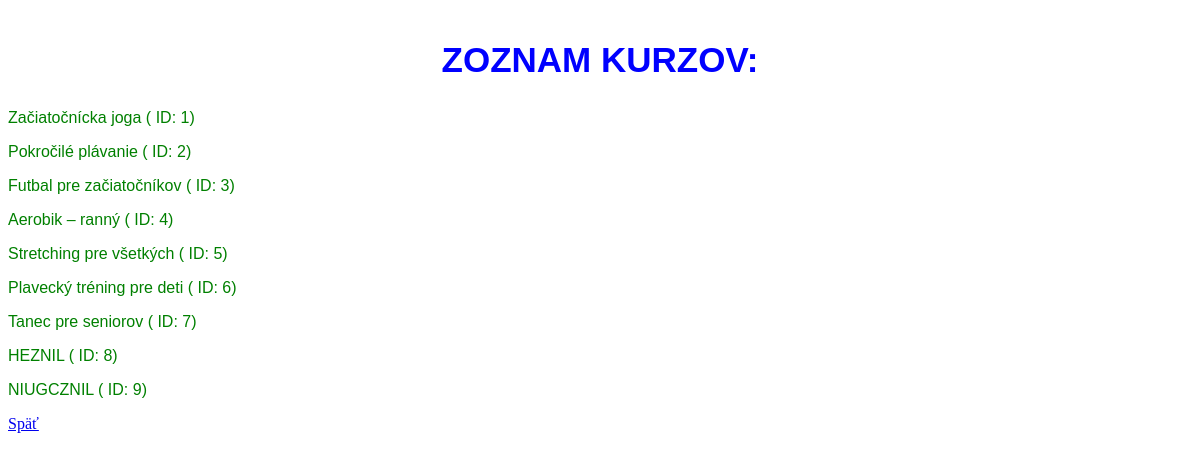
/kurzy, run on an earlier commit of the app's database.
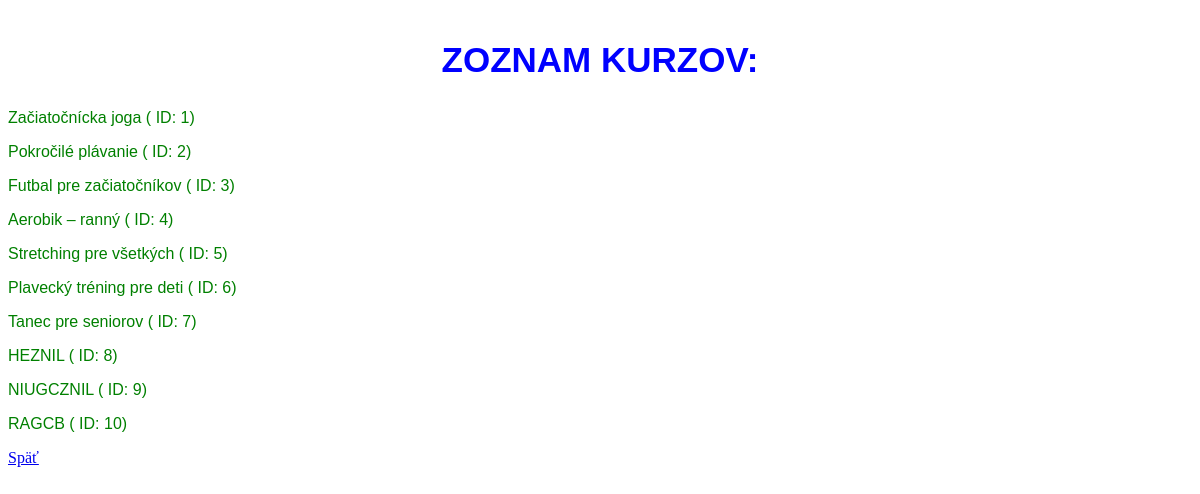
And on a later commit of the database.
### app.py (models this page shows, shortened)
class Kurz(db.Model):
    __tablename__ = "Kurzy"
    ID_kurzu              = db.Column(db.Integer, primary_key=True)
    Nazov_kurzu           = db.Column(db.String, nullable=False)
    Typ_sportu            = db.Column(db.String)
    Max_pocet_ucastnikov  = db.Column(db.Integer)
    ID_trenera            = db.Column(db.Integer)

### app.py (the view)
@app.route('/kurzy')  # API endpoint
def zobraz_kurzy():
    kurzy = Kurz.query.all()
    return render_template("kurzy.html",kurzy=kurzy)

### templates/kurzy.html (shortened to what this page needs)
<!DOCTYPE html>
<html>
<head>
    <link rel="stylesheet" href="{{ url_for('static', filename='main.css') }}">
</head>
<body>
    <h2>Zoznam kurzov:</h2>
    {% for kurz in kurzy %}
        <p>{{ kurz.Nazov_kurzu }} ( ID: {{ kurz.ID_kurzu }})</p>
    {% endfor %}
    <a href="/">Späť</a>
</body>
</html>

### static/main.css (style rules this page uses)
h2 { color: blue; font-family: Arial, sans-serif; font-size: 35px; font-weight: 600; text-align: center; margin-top: 40px; text-transform: uppercase; }
p { color: green; font-family: sans-serif; }

What changed in the data, as far as the page shows it:
added Kurz: Nazov_kurzu "RAGCB", ID_kurzu "10"
